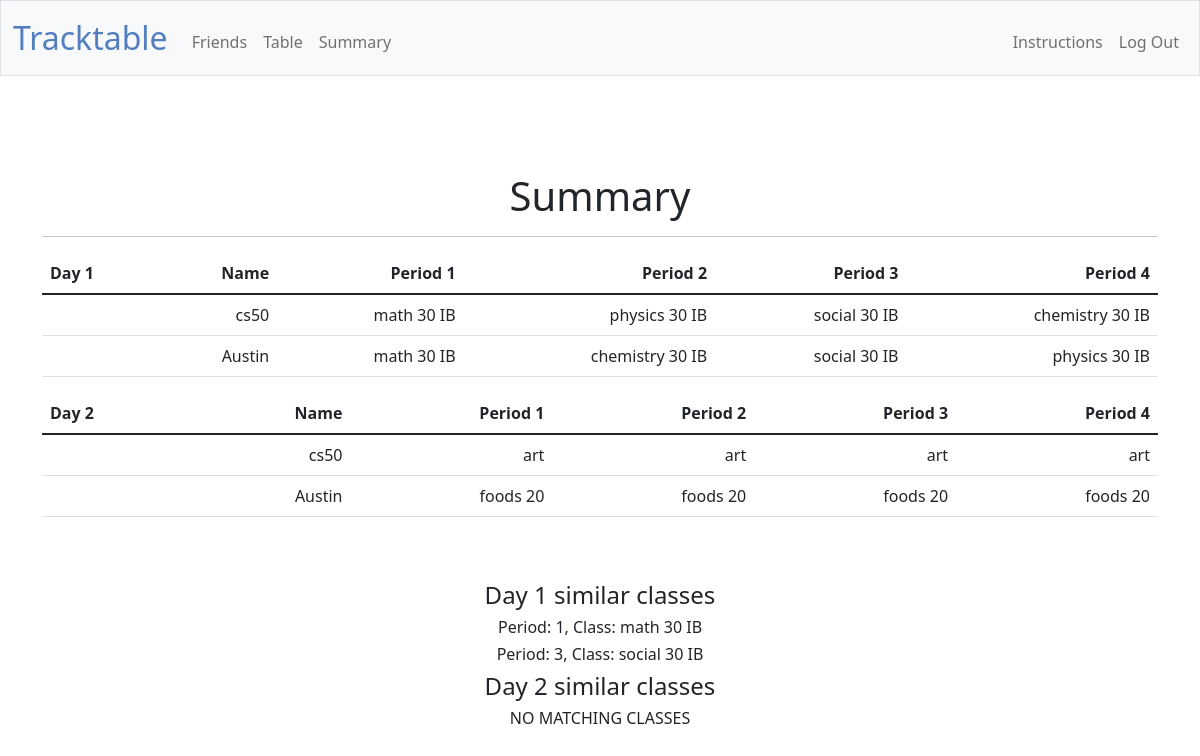
Screenshot of /summary (signed in) with the database file from the repository.
### tables this page shows
CREATE TABLE users (id INTEGER PRIMARY KEY, username TEXT NOT NULL, password TEXT NOT NULL, email TEXT NOT NULL, friends TEXT, grade INTEGER, program TEXT);

CREATE TABLE dayOne (period_one TEXT NOT NULL, period_two TEXT NOT NULL, period_three TEXT NOT NULL, period_four TEXT NOT NULL, userid INTEGER NOT NULL, foreign key (userid) REFERENCES users(id));

CREATE TABLE dayTwo (period_one TEXT NOT NULL, period_two TEXT NOT NULL, period_three TEXT NOT NULL, period_four TEXT NOT NULL, userid INTEGER NOT NULL, foreign key (userid) REFERENCES users(id));

### app.py (the view)
@app.route("/summary")
@login_required
def summary():
    for user in cursor.execute("SELECT username FROM users where id = '{}'".format(session["user_id"])):
        users_name = user[0]
    for rows in cursor.execute("SELECT friends FROM users where id = '{}'".format(session["user_id"])):
        friends_name = rows[0]
    for row in cursor.execute("SELECT id FROM users where username = '{}'".format(friends_name)):
        id = row[0]
    day1user = []
    day1friend = []
    day2user = []
    day2friend = []
    for rows1 in cursor.execute("SELECT period_one, period_two, period_three, period_four FROM dayOne where userid = '{}'".format(session["user_id"])):
        day1user = []
        day1user.extend(rows1)
    for rows2 in cursor.execute("SELECT period_one, period_two, period_three, period_four FROM dayOne where userid = '{}'".format(id)):
        day1friend = []
        day1friend.extend(rows2)
    for rows3 in cursor.execute("SELECT period_one, period_two, period_three, period_four FROM dayTwo where userid = '{}'".format(session["user_id"])):
        day2user = []
        day2user.extend(rows3)
    for rows4 in cursor.execute("SELECT period_one, period_two, period_three, period_four FROM dayTwo where userid = '{}'".format(id)):
        day2friend = []
        day2friend.extend(rows4)
    day1user.insert(0, users_name)
    day1friend.insert(0, friends_name)
    day2user.insert(0, users_name)
    day2friend.insert(0, friends_name)
    day1similar = []
    day2similar = []
    for index in range(1, 5):
        tmp = {"period":index, "class":""}
        if day1user[index] == day1friend[index]:
            tmp["class"] = day1user[index]
            day1similar.append(tmp)
        if day2user[index] == day2friend[index]:
            tmp["class"] = day2user[index]
            day2similar.append(tmp)
    return render_template("summary.html", day1user=day1user, day2user=day2user, day1friend=day1friend, day2friend=day2friend, day1similar=day1similar, day2similar=day2similar)

### app.py (called while the page is built)
@app.after_request
def after_request(response):
    response.headers["Cache-Control"] = "no-cache, no-store, must-revalidate"
    response.headers["Expires"] = 0
    response.headers["Pragma"] = "no-cache"
    return response

### extra.py (called while the page is built)
def login_required(f):
    @wraps(f)
    def decorated_function(*args, **kwargs):
        if session.get("user_id") is None:
            return redirect("/login")
        return f(*args, **kwargs)
    return decorated_function

### templates/summary.html (shortened to what this page needs)
{% extends "layout.html" %}
{% block main %}
<main class="container py-5 text-center">
    <h1>Summary</h1>
    <hr>
    <table class="table">
        <thead>
            <tr>
                <th class="text-start">Day 1</th>
                <th class="text-end">Name</th>
                <th class="text-end">Period 1</th>
                <th class="text-end">Period 2</th>
                <th class="text-end">Period 3</th>
                <th class="text-end">Period 4</th>
            </tr>
        </thead>
        <tbody>
            <tr>
                <td class="text-start"></td>
                {% for dict in day1user %}
                    <td class="text-end">{{ dict }}</td>
                {% endfor %}
            </tr>
            <tr>
                <td class="text-start"></td>
                {% for dict in day1friend %}
                    <td class="text-end">{{ dict }}</td>
                {% endfor %}
            </tr>
        </tbody>
    </table>
    <table class="table">
        <thead>
            <tr>
                <th class="text-start">Day 2</th>
                <th class="text-end">Name</th>
                <th class="text-end">Period 1</th>
                <th class="text-end">Period 2</th>
                <th class="text-end">Period 3</th>
                <th class="text-end">Period 4</th>
            </tr>
        </thead>
        <tbody>
            <tr>
                <td class="text-start"></td>
                {% for dict in day2user %}
                    <td class="text-end">{{ dict }}</td>
                {% endfor %}
            </tr>
            <tr>
                <td class="text-start"></td>
                {% for dict in day2friend %}
                    <td class="text-end">{{ dict }}</td>
                {% endfor %}
            </tr>
        </tbody>
    </table>
</main>
<h4>Day 1 similar classes</h4>
    {% if day1similar|length == 0 %}
        <h6>NO MATCHING CLASSES</h6>
    {% else %}
        {% for class in day1similar %}
            <h6>Period: {{ class.period }}, Class: {{ class.class }}</h6>
        {% endfor %}
    {% endif %}
<h4>Day 2 similar classes</h4>
    {% if day2similar|length == 0 %}
        <h6>NO MATCHING CLASSES</h6>
    {% else %}
        {% for class in day2similar %}
            <h6>Period: {{ class.period }}, {{ class.class }}</h6>
        {% endfor %}
    {% endif %}
{% endblock %}

### templates/layout.html (shortened to what this page needs)
<!DOCTYPE html>
<html lang="en">
    <head>
        <link href="https://cdn.jsdelivr.net/npm/bootstrap@5.1.3/dist/css/bootstrap.min.css" rel="stylesheet">
        <link href="/static/styles.css" rel="stylesheet">
    </head>
    <body>
        <nav class="bg-light border navbar navbar-expand-md navbar-light">
            <div class="container-fluid">
                <a class="navbar-brand" href="/"><span class="blue">Tracktable</span></a>
                <div class="collapse navbar-collapse" id="navbar">
                    {% if session["user_id"] %}
                        <ul class="navbar-nav me-auto mt-2">
                            <li class="nav-item"><a class="nav-link" href="/add">Friends</a></li>
                            <li class="nav-item"><a class="nav-link" href="/table">Table</a></li>
                            <li class="nav-item"><a class="nav-link" href="/summary">Summary</a></li>
                        </ul>
                        <ul class="navbar-nav ms-auto mt-2">
                            <li class="nav-item"><a class="nav-link" href="/instructions">Instructions</a></li>
                            <li class="nav-item"><a class="nav-link" href="/logout">Log Out</a></li>
                        </ul>
                    {% else %}
                        <ul class="navbar-nav ms-auto mt-2">
                            <li class="nav-item"><a class="nav-link" href="/instructions">Instructions</a></li>
                            <li class="nav-item"><a class="nav-link" href="/signup">Sign Up</a></li>
                            <li class="nav-item"><a class="nav-link" href="/login">Log In</a></li>
                        </ul>
                    {% endif %}
                </div>
            </div>
        </nav>
        <main class="container-fluid py-5 text-center">
            {% block main %}{% endblock %}
        </main>
    </body>
</html>

### static/styles.css (style rules this page uses)
nav .navbar-brand { font-size: xx-large; }
nav .navbar-brand .blue { color: #537fbe; }

### rows the page displays
users: username "cs50", friends "Austin"
dayOne: period_one "math 30 IB", period_two "physics 30 IB", period_three "social 30 IB", period_four "chemistry 30 IB", period "1", class "math 30 IB", period "3", class "social 30 IB"
dayOne: period_one "math 30 IB", period_two "chemistry 30 IB", period_three "social 30 IB", period_four "physics 30 IB"
dayTwo: period_one "art", period_two "art", period_three "art", period_four "art"
dayTwo: period_one "foods 20", period_two "foods 20", period_three "foods 20", period_four "foods 20"
